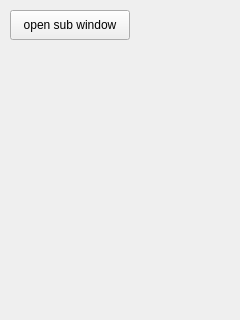
<?xml version="1.0" encoding="UTF-8"?>
<ui version="4.0">
 <class>MainWindow</class>
 <widget class="QMainWindow" name="MainWindow">
  <property name="geometry">
   <rect>
    <x>0</x>
    <y>0</y>
    <width>240</width>
    <height>320</height>
   </rect>
  </property>
  <property name="windowTitle">
   <string>Main Window</string>
  </property>
  <widget class="QWidget" name="centralwidget">
   <widget class="QPushButton" name="OpenSubWindow_PushButton">
    <property name="geometry">
     <rect>
      <x>10</x>
      <y>10</y>
      <width>120</width>
      <height>30</height>
     </rect>
    </property>
    <property name="text">
     <string>open sub window</string>
    </property>
   </widget>
  </widget>
 </widget>
 <resources/>
 <connections/>
</ui>
